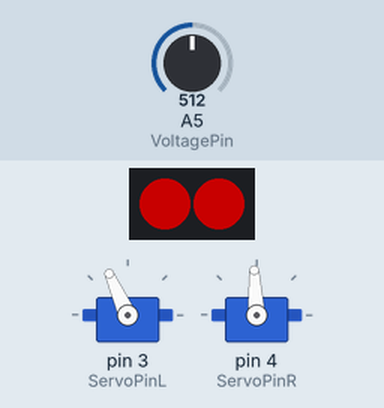
A sketch run on a simulated Arduino Uno, built with avr-gcc and run on an emulated ATmega328P. Shown: 2 RGB LEDs in strip order, left to right, 2 × servo. The test bench sets the inputs (shaded band); at power-on: A5 (VoltagePin) = 512. Dim RGB values are drawn brighter than linear.

Above: at 1.2 s.
1.3 s: A5 (VoltagePin) set to 747
2.8 s: A5 (VoltagePin) set to 776
Timing chart, 0 to 11.8 s (numbered marks = the images above; inputs shaded):
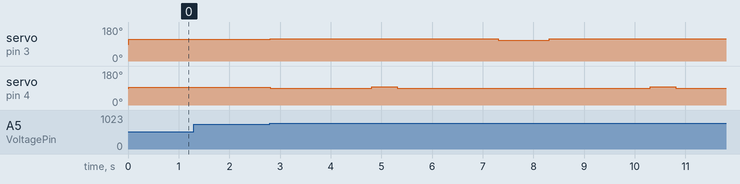

Measured:
- after the input at 1.3 s, every drawn part: stays the same
- after the input at 2.8 s, servo on pin 3 (ServoPinL): 114° → 118° at once, → 111° 4.5 s later, → 118° 1.0 s later; servo on pin 4 (ServoPinR): goes 89° 2.0 s, 96° 0.50 s, 89° 5.0 s, 96° 0.50 s, then 89°, starting at once

The sketch:

3Servos.ino
```cpp
// In diesem ersten Pr0gramm steuern wir die Servomotoren


/////////Librarys///////////
#include <Arduino.h>
#include <Servo.h>
#include <Adafruit_NeoPixel.h>
////////////////////////////


//////VARIABELN//////
int VoltagePin = A5;
float Voltage = 0;

#define LEDPIN 11
#define LEDCOUNT 2

int LichtSensorL = A1;
int LichtSensorR = A2;

int HelligkeitL;
int HelligkeitR;

int ServoPinL = 3;        //Servo Links hängt an Digital Pin3 Rechts an Pin 4
int ServoPinR = 4;

int ServoLMitte = 1718 ; // Servos bekommen PWM Werte von 1000 bis 2000, da die hier verbastelt sind um dauerhaft zu drehen muss der Totpunkt per Hand bestimmt werden
int ServoLDrehrichtung = 1; // NUR 1 ODER -1 !!! tauschen wenn der Motor sich falschrum dreht

int ServoRMitte = 1499 ;
int ServoRDrehrichtung = -1; // NUR 1 ODER -1 !!!

int Geschwindigkeit = 40;   //wie schnell der R0boter fahren soll unter 20 ungenau über 100 keine Unterschiede mehr
/////////////////////


//////Initiierung////
Adafruit_NeoPixel strip(LEDCOUNT, LEDPIN, NEO_GRB + NEO_KHZ800);

Servo servoL; //Initiiert 2 servos genannt "servoL" und "servoR"
Servo servoR;
/////////////////////


//////Funktionsnamen/////
void CheckVoltage();

void Stop();
void VorwaertsFahrt();
void drehRechts();
void drehLinks();
////////////////////////


/////SETUP///////////
void setup() {

  Serial.begin(9600);

  strip.begin();

  servoL.attach(ServoPinL);            //startet die beiden Servos
  servoR.attach(ServoPinR);

}
/////////////////////


//////LOOP///////////
void loop() {

                                        ///NICHT ANFASSEN!! AKKU SCHUTZ/////
  CheckVoltage();
  if(Voltage < 3.7){
    strip.setPixelColor(0, 100, 0, 0);
    strip.setPixelColor(1, 100, 0, 0);
    strip.show();
    delay(10);                    // ohne dieses Delay verschluckt sich die schleife und die Motoren zucken stark
    Stop();                       // hält die motoren an
  }
  else{
                                        ////AB HIER DARFST DU WIEDER////////
    VorwaertsFahrt();
    delay(2000);
    drehLinks();
    delay(500);
    VorwaertsFahrt();
    delay(2000);
    drehRechts();
    delay(1000);

  }
}
////////////////////


//////FUNKTIONEN//////
void CheckVoltage(){
  Voltage = analogRead(VoltagePin);
  Voltage = map(Voltage, 0, 1024, 0, 500);
  Voltage = Voltage/100;
}

void VorwaertsFahrt(){                                              // Funktion zum Vorwärtsfahren
  servoL.writeMicroseconds(ServoLMitte + ServoLDrehrichtung*Geschwindigkeit);    // gibt dem Servo einen Wert in dem auf den Mittelpunkt die Geschwindigkeit in der passenden Richtung addiert wird
  servoR.writeMicroseconds(ServoRMitte + ServoRDrehrichtung*Geschwindigkeit);
}

void drehRechts(){                                                  // Funktion zum rechtsrum drehen
  servoL.writeMicroseconds(ServoLMitte - ServoLDrehrichtung*Geschwindigkeit*0.8);
  servoR.writeMicroseconds(ServoRMitte + ServoRDrehrichtung*Geschwindigkeit);
}

void drehLinks(){                                                   // Funktion zum linksrum drehen
  servoL.writeMicroseconds(ServoLMitte + ServoLDrehrichtung*Geschwindigkeit);
  servoR.writeMicroseconds(ServoRMitte - ServoRDrehrichtung*Geschwindigkeit*0.8);
}

void Stop(){                                                        // Funktion um die Servos zu stoppen
  servoL.writeMicroseconds(ServoLMitte);
  servoR.writeMicroseconds(ServoRMitte);
}
//////////////////////
```
